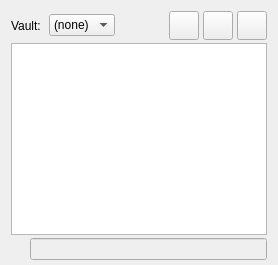
     <widget class="QWidget" name="tab_console">
      <attribute name="title">
       <string>&amp;Console</string>
      </attribute>
      <layout class="QVBoxLayout" name="verticalLayout_3">
       <property name="spacing">
        <number>3</number>
       </property>
       <property name="bottomMargin">
        <number>5</number>
       </property>
       <item>
        <layout class="QHBoxLayout" name="horizontalLayout">
         <property name="spacing">
          <number>4</number>
         </property>
         <item>
          <widget class="QLabel" name="VaultSelectorLabel">
           <property name="text">
            <string>Vault: </string>
           </property>
          </widget>
         </item>
         <item>
          <widget class="QComboBox" name="VaultSelector">
           <property name="sizeAdjustPolicy">
            <enum>QComboBox::AdjustToContents</enum>
           </property>
           <item>
            <property name="text">
             <string>(none)</string>
            </property>
           </item>
          </widget>
         </item>
         <item>
          <spacer name="horizontalSpacer">
           <property name="orientation">
            <enum>Qt::Horizontal</enum>
           </property>
           <property name="sizeHint" stdset="0">
            <size>
             <width>40</width>
             <height>20</height>
            </size>
           </property>
          </spacer>
         </item>
         <item>
          <widget class="QToolButton" name="fontSmallerButton">
           <property name="toolTip">
            <string>Decrease font size</string>
           </property>
           <property name="text">
            <string/>
           </property>
           <property name="icon">
            <iconset resource="../quicksilver.qrc">
             <normaloff>:/icons/fontsmaller</normaloff>:/icons/fontsmaller</iconset>
           </property>
           <property name="iconSize">
            <size>
             <width>22</width>
             <height>22</height>
            </size>
           </property>
          </widget>
         </item>
         <item>
          <widget class="QToolButton" name="fontBiggerButton">
           <property name="toolTip">
            <string>Increase font size</string>
           </property>
           <property name="text">
            <string/>
           </property>
           <property name="icon">
            <iconset resource="../quicksilver.qrc">
             <normaloff>:/icons/fontbigger</normaloff>:/icons/fontbigger</iconset>
           </property>
           <property name="iconSize">
            <size>
             <width>22</width>
             <height>22</height>
            </size>
           </property>
          </widget>
         </item>
         <item>
          <widget class="QToolButton" name="clearButton">
           <property name="toolTip">
            <string>Clear console</string>
           </property>
           <property name="layoutDirection">
            <enum>Qt::LeftToRight</enum>
           </property>
           <property name="text">
            <string/>
           </property>
           <property name="icon">
            <iconset resource="../quicksilver.qrc">
             <normaloff>:/icons/remove</normaloff>:/icons/remove</iconset>
           </property>
           <property name="iconSize">
            <size>
             <width>22</width>
             <height>22</height>
            </size>
           </property>
           <property name="shortcut">
            <string notr="true">Ctrl+L</string>
           </property>
          </widget>
         </item>
        </layout>
       </item>
       <item>
        <widget class="QTextEdit" name="messagesWidget">
         <property name="minimumSize">
          <size>
           <width>0</width>
           <height>100</height>
          </size>
         </property>
         <property name="readOnly">
          <bool>true</bool>
         </property>
         <property name="tabKeyNavigation" stdset="0">
          <bool>false</bool>
         </property>
         <property name="columnCount" stdset="0">
          <number>2</number>
         </property>
        </widget>
       </item>
       <item>
        <layout class="QHBoxLayout" name="horizontalLayoutPrompt">
         <property name="spacing">
          <number>3</number>
         </property>
         <item>
          <widget class="QPushButton" name="promptIcon">
           <property name="enabled">
            <bool>false</bool>
           </property>
           <property name="maximumSize">
            <size>
             <width>16</width>
             <height>24</height>
            </size>
           </property>
           <property name="text">
            <string/>
           </property>
           <property name="icon">
            <iconset resource="../quicksilver.qrc">
             <normaloff>:/icons/prompticon</normaloff>
             <disabledoff>:/icons/prompticon</disabledoff>:/icons/prompticon</iconset>
           </property>
           <property name="iconSize">
            <size>
             <width>14</width>
             <height>14</height>
            </size>
           </property>
           <property name="autoDefault">
            <bool>false</bool>
           </property>
           <property name="flat">
            <bool>true</bool>
           </property>
          </widget>
         </item>
         <item>
          <widget class="QLineEdit" name="lineEdit">
           <property name="enabled">
            <bool>false</bool>
           </property>
           <property name="placeholderText">
            <string/>
           </property>
          </widget>
         </item>
        </layout>
       </item>
      </layout>
     </widget>
